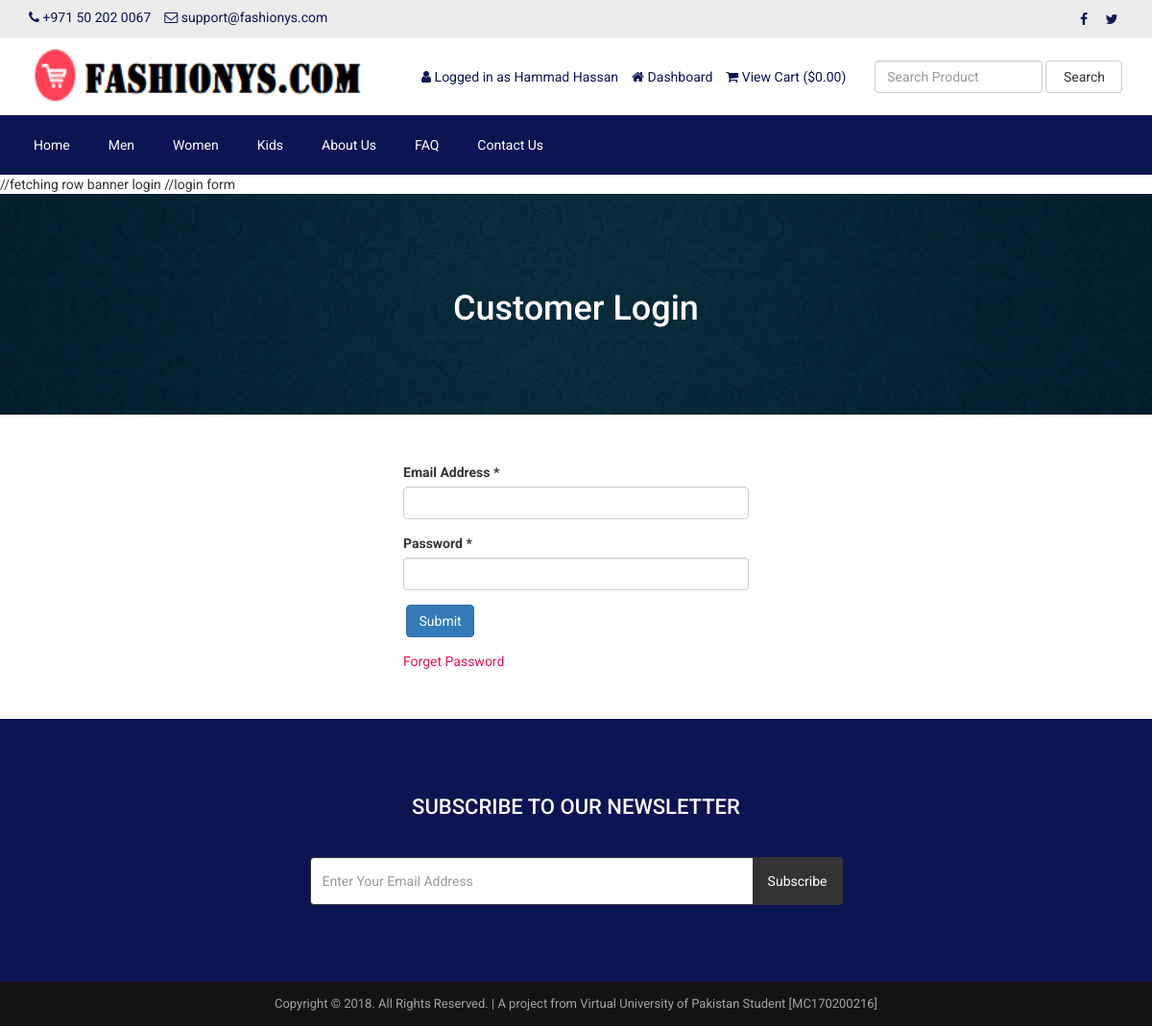
Page /login.php (signed in) on the committed database.
### tables this page shows
CREATE TABLE `tbl_settings` (  `id` int(11) NOT NULL,  `logo` varchar(100) NOT NULL,  `favicon` varchar(100) NOT NULL,  `footer_about` text NOT NULL,  `footer_copyright` text NOT NULL,  `contact_address` text NOT NULL,  `contact_email` varchar(100) NOT NULL,  `contact_phone` varchar(100) NOT NULL,  `contact_fax` varchar(100) NOT NULL,  `contact_map_iframe` text NOT NULL,  `receive_email` varchar(100) NOT NULL,  `receive_email_subject` varchar(100) NOT NULL,  `receive_email_thank_you_message` text NOT NULL,  `forget_password_message` text NOT NULL,  `total_recent_post_footer` int(10) NOT NULL,  `total_popular_post_footer` int(10) NOT NULL,  `total_recent_post_sidebar` int(11) NOT NULL,  `total_popular_post_sidebar` int(11) NOT NULL,  `total_featured_product_home` int(11) NOT NULL,  `total_latest_product_home` int(11) NOT NULL,  `total_popular_product_home` int(11) NOT NULL,  `meta_title_home` text NOT NULL,  `meta_keyword_home` text NOT NULL,  `meta_description_home` text NOT NULL,  `banner_login` varchar(100) NOT NULL,  `banner_registration` varchar(100) NOT NULL,  `banner_forget_password` varchar(100) NOT NULL,  `banner_reset_password` varchar(100) NOT NULL,  `banner_search` varchar(100) NOT NULL,  `banner_cart` varchar(100) NOT NULL,  `banner_checkout` varchar(100) NOT NULL,  `banner_product_category` varchar(100) NOT NULL,  `banner_blog` varchar(100) NOT NULL,  `cta_title` varchar(100) NOT NULL,  `cta_content` text NOT NULL,  `cta_read_more_text` varchar(100) NOT NULL,  `cta_read_more_url` varchar(100) NOT NULL,  `cta_photo` varchar(100) NOT NULL,  `featured_product_title` varchar(100) NOT NULL,  `featured_product_subtitle` varchar(100) NOT NULL,  `latest_product_title` varchar(100) NOT NULL,  `latest_product_subtitle` varchar(100) NOT NULL,  `popular_product_title` varchar(100) NOT NULL,  `popular_product_subtitle` varchar(100) NOT NULL,  `testimonial_title` varchar(100) NOT NULL,  `testimonial_subtitle` varchar(100) NOT NULL,  `testimonial_photo` varchar(100) NOT NULL,  `blog_title` varchar(100) NOT NULL,  `blog_subtitle` varchar(100) NOT NULL,  `newsletter_text` text NOT NULL,  `paypal_email` varchar(100) NOT NULL,  `stripe_public_key` varchar(100) NOT NULL,  `stripe_secret_key` varchar(100) NOT NULL,  `bank_detail` text NOT NULL,  `before_head` text NOT NULL,  `after_body` text NOT NULL,  `before_body` text NOT NULL,  `home_service_on_off` int(11) NOT NULL,  `home_welcome_on_off` int(11) NOT NULL,  `home_featured_product_on_off` int(11) NOT NULL,  `home_latest_product_on_off` int(11) NOT NULL,  `home_popular_product_on_off` int(11) NOT NULL,  `home_testimonial_on_off` int(11) NOT NULL,  `home_blog_on_off` int(11) NOT NULL,  `newsletter_on_off` int(11) NOT NULL,  `ads_above_welcome_on_off` int(1) NOT NULL,  `ads_above_featured_product_on_off` int(1) NOT NULL,  `ads_above_latest_product_on_off` int(1) NOT NULL,  `ads_above_popular_product_on_off` int(1) NOT NULL,  `ads_above_testimonial_on_off` int(1) NOT NULL,  `ads_category_sidebar_on_off` int(1) NOT NULL);

CREATE TABLE `tbl_social` (
  `social_id` int(11) NOT NULL,
  `social_name` varchar(30) NOT NULL,
  `social_url` varchar(255) NOT NULL,
  `social_icon` varchar(30) NOT NULL
);

CREATE TABLE `tbl_top_category` (
  `tcat_id` int(11) NOT NULL,
  `tcat_name` varchar(255) NOT NULL,
  `show_on_menu` int(1) NOT NULL
);

CREATE TABLE `tbl_page` (
  `id` int(11) NOT NULL,
  `about_title` varchar(255) NOT NULL,
  `about_content` text NOT NULL,
  `about_banner` varchar(255) NOT NULL,
  `about_meta_title` varchar(255) NOT NULL,
  `about_meta_keyword` text NOT NULL,
  `about_meta_description` text NOT NULL,
  `faq_title` varchar(255) NOT NULL,
  `faq_banner` varchar(255) NOT NULL,
  `faq_meta_title` varchar(255) NOT NULL,
  `faq_meta_keyword` text NOT NULL,
  `faq_meta_description` text NOT NULL,
  `blog_title` varchar(255) NOT NULL,
  `blog_banner` varchar(255) NOT NULL,
  `blog_meta_title` varchar(255) NOT NULL,
  `blog_meta_keyword` text NOT NULL,
  `blog_meta_description` text NOT NULL,
  `contact_title` varchar(255) NOT NULL,
  `contact_banner` varchar(255) NOT NULL,
  `contact_meta_title` varchar(255) NOT NULL,
  `contact_meta_keyword` text NOT NULL,
  `contact_meta_description` text NOT NULL,
  `pgallery_title` varchar(255) NOT NULL,
  `pgallery_banner` varchar(255) NOT NULL,
  `pgallery_meta_title` varchar(255) NOT NULL,
  `pgallery_meta_keyword` text NOT NULL,
  `pgallery_meta_description` text NOT NULL,
  `vgallery_title` varchar(255) NOT NULL,
  `vgallery_banner` varchar(255) NOT NULL,
  `vgallery_meta_title` varchar(255) NOT NULL,
  `vgallery_meta_keyword` text NOT NULL,
  `vgallery_meta_description` text NOT NULL
);

### login.php (the view, shortened to what this page needs)
<?php require_once('header.php'); ?>
//fetching row banner login
<?php
$statement = $pdo->prepare("SELECT * FROM tbl_settings WHERE id=1");
$statement->execute();
$result = $statement->fetchAll(PDO::FETCH_ASSOC);
foreach ($result as $row) {
    $banner_login = $row['banner_login'];
}
?>
//login form
<div class="page-banner" style="background-color:#444;background-image: url(assets/uploads/<?php echo $banner_login; ?>);">
    <div class="inner">
        <h1><?php echo LANG_VALUE_10; ?></h1>
    </div>
</div>
<div class="page">
    <div class="container">
        <div class="row">
            <div class="col-md-12">
                <div class="user-content">
                    <form action="" method="post">
                        <div class="row">
                            <div class="col-md-4"></div>
                            <div class="col-md-4">
                                <div class="form-group">
                                    <label for=""><?php echo LANG_VALUE_94; ?> *</label>
                                    <input type="email" class="form-control" name="cust_email">
                                </div>
                                <div class="form-group">
                                    <label for=""><?php echo LANG_VALUE_96; ?> *</label>
                                    <input type="password" class="form-control" name="cust_password">
                                </div>
                                <div class="form-group">
                                    <input type="submit" class="btn btn-primary" value="<?php echo LANG_VALUE_4; ?>" name="form1">
                                </div>
                                <a href="forget-password.php" style="color:#e4144d;"><?php echo LANG_VALUE_97; ?></a>
                            </div>
                        </div>
                    </form>
                </div>
            </div>
        </div>
    </div>
</div>
<?php require_once('footer.php'); ?>

### header.php (shortened to what this page needs)
<?php
include("admin/inc/config.php");
$statement = $pdo->prepare("SELECT * FROM tbl_settings WHERE id=1");
$statement->execute();
$result = $statement->fetchAll(PDO::FETCH_ASSOC);
foreach ($result as $row)
{
	$logo = $row['logo'];
	$contact_email = $row['contact_email'];
	$contact_phone = $row['contact_phone'];
}
?>
<!DOCTYPE html>
<html lang="en">
<head>
	<link rel="stylesheet" href="assets/css/bootstrap.min.css">
	<link rel="stylesheet" href="assets/css/font-awesome.min.css">
	<link rel="stylesheet" href="assets/css/owl.carousel.min.css">
	<link rel="stylesheet" href="assets/css/owl.theme.default.min.css">
	<link rel="stylesheet" href="assets/css/jquery.bxslider.min.css">
    <link rel="stylesheet" href="assets/css/magnific-popup.css">
    <link rel="stylesheet" href="assets/css/rating.css">
	<link rel="stylesheet" href="assets/css/spacing.css">
	<link rel="stylesheet" href="assets/css/bootstrap-touch-slider.css">
	<link rel="stylesheet" href="assets/css/animate.min.css">
	<link rel="stylesheet" href="assets/css/tree-menu.css">
	<link rel="stylesheet" href="assets/css/select2.min.css">
	<link rel="stylesheet" href="assets/css/main.css">
	<link rel="stylesheet" href="assets/css/responsive.css">
	<?php
	$statement = $pdo->prepare("SELECT * FROM tbl_page WHERE id=1");
	$statement->execute();
	$result = $statement->fetchAll(PDO::FETCH_ASSOC);
		?>
</head>
<body>
<div class="top">
	<div class="container">
		<div class="row">
			<div class="col-md-6 col-sm-6 col-xs-12">
				<div class="left">
					<ul>
						<li><i class="fa fa-phone"></i> <?php echo $contact_phone; ?></li>
						<li><i class="fa fa-envelope-o"></i> <?php echo $contact_email; ?></li>
					</ul>
				</div>
			</div>
			<div class="col-md-6 col-sm-6 col-xs-12">
				<div class="right">
					<ul>
						<?php
						$statement = $pdo->prepare("SELECT * FROM tbl_social");
						$statement->execute();
						$result = $statement->fetchAll(PDO::FETCH_ASSOC);
						foreach ($result as $row) {
							?>
							<?php if($row['social_url'] != ''): ?>
							<li><a href="<?php echo $row['social_url']; ?>"><i class="<?php echo $row['social_icon']; ?>"></i></a></li>
							<?php endif; ?>
							<?php
						}
						?>
					</ul>
				</div>
			</div>
		</div>
	</div>
</div>
<div class="header">
	<div class="container">
		<div class="row inner">
			<div class="col-md-4 logo">
				<a href="index.php"><img src="assets/uploads/<?php echo $logo; ?>" alt="logo image"></a>
			</div>
			<div class="col-md-5 right">
				<ul>
					<?php
					if(isset($_SESSION['customer'])) {
						?>
						<li><i class="fa fa-user"></i> <?php echo LANG_VALUE_13; ?> <?php echo $_SESSION['customer']['cust_name']; ?></li>
						<li><a href="dashboard.php"><i class="fa fa-home"></i> <?php echo LANG_VALUE_89; ?></a></li>
						<?php
					} else {
						?>
						<li><a href="login.php"><i class="fa fa-sign-in"></i> <?php echo LANG_VALUE_9; ?></a></li>
						<li><a href="registration.php"><i class="fa fa-user-plus"></i> <?php echo LANG_VALUE_15; ?></a></li>
						<?php
					}
					?>
					<li><a href="cart.php"><i class="fa fa-shopping-cart"></i> <?php echo LANG_VALUE_19; ?> (<?php echo LANG_VALUE_1; ?><?php
					if(isset($_SESSION['cart_p_id'])) {
						$table_total_price = 0;
						$i=0;
	                    foreach($_SESSION['cart_p_qty'] as $key => $value)
	                    {
	                        $i++;
	                        $arr_cart_p_qty[$i] = $value;
	                    }                    $i=0;
	                    foreach($_SESSION['cart_p_current_price'] as $key => $value)
	                    {
	                        $i++;
	                        $arr_cart_p_current_price[$i] = $value;
	                    }
	                    for($i=1;$i<=count($arr_cart_p_qty);$i++) {
	                    	$row_total_price = $arr_cart_p_current_price[$i]*$arr_cart_p_qty[$i];
	                        $table_total_price = $table_total_price + $row_total_price;
	                    }
						echo $table_total_price;
					} else {
						echo '0.00';
					}
					?>)</a></li>
				</ul>
			</div>
			<div class="col-md-3 search-area">
				<form class="navbar-form navbar-left" role="search" action="search-result.php" method="get">
					<div class="form-group">
						<input type="text" class="form-control search-top" placeholder="<?php echo LANG_VALUE_2; ?>" name="search_text">
					</div>
					<button type="submit" class="btn btn-default"><?php echo LANG_VALUE_3; ?></button>
				</form>
			</div>
		</div>
	</div>
</div>
<div class="nav">
	<div class="container">
		<div class="row">
			<div class="col-md-12 pl_0 pr_0">
				<div class="menu-container">
					<div class="menu">
						<ul>
							<li><a href="index.php">Home</a></li>
							<?php
							$statement = $pdo->prepare("SELECT * FROM tbl_top_category WHERE show_on_menu=1");
							$statement->execute();
							$result = $statement->fetchAll(PDO::FETCH_ASSOC);
							foreach ($result as $row) {
								?>
								<li><a href="product-category.php?id=<?php echo $row['tcat_id']; ?>&type=top-category"><?php echo $row['tcat_name']; ?></a>
								</li>
								<?php
							}
							?>
							<?php
							$statement = $pdo->prepare("SELECT * FROM tbl_page WHERE id=1");
							$statement->execute();
							$result = $statement->fetchAll(PDO::FETCH_ASSOC);
							foreach ($result as $row) {
								$about_title = $row['about_title'];
								$faq_title = $row['faq_title'];
								$contact_title = $row['contact_title'];
							}
							?>
							<li><a href="about.php"><?php echo $about_title; ?></a></li>
							<li><a href="faq.php"><?php echo $faq_title; ?></a></li>
							<li><a href="contact.php"><?php echo $contact_title; ?></a></li>
						</ul>
					</div>
				</div>
			</div>
		</div>
	</div>
</div>

### footer.php (shortened to what this page needs)
<?php
$statement = $pdo->prepare("SELECT * FROM tbl_settings WHERE id=1");
$statement->execute();
$result = $statement->fetchAll(PDO::FETCH_ASSOC);
foreach ($result as $row)
{
	$footer_copyright = $row['footer_copyright'];
    $newsletter_on_off = $row['newsletter_on_off'];
}
?>
<?php if($newsletter_on_off == 1): ?>
<section class="home-newsletter">
	<div class="container">
		<div class="row">
			<div class="col-md-6 col-md-offset-3">
				<div class="single">
				<form action="" method="post">
					<h2><?php echo LANG_VALUE_93; ?></h2>
					<div class="input-group">
			        	<input type="email" class="form-control" placeholder="<?php echo LANG_VALUE_95; ?>" name="email_subscribe">
			         	<span class="input-group-btn">
			         	<button class="btn btn-theme" type="submit" name="form_subscribe"><?php echo LANG_VALUE_92; ?></button>
			         	</span>
			        </div>
				</div>
			</div>
		</div>
	</div>
</section>
<?php endif; ?>
<div class="footer-bottom">
	<div class="container">
		<div class="row">
			<div class="col-md-12 copyright">
				<?php echo $footer_copyright; ?>
			</div>
		</div>
	</div>
</div>
</body>
</html>

### rows in the picture
tbl_settings: contact_phone "+971 50 202 0067", contact_email "support@fashionys.com", logo (picture), banner_login (picture), footer_copyright "Copyright © 2018. All Rights Reserved. | A project from Virtual University of Pakistan Student [MC170200216]"
tbl_top_category: tcat_name "Men"
tbl_top_category: tcat_name "Women"
tbl_top_category: tcat_name "Kids"
tbl_page: about_title "About Us", faq_title "FAQ", contact_title "Contact Us"

### other values in the picture
LANG_VALUE_13 "Logged in as"
$_SESSION['customer']['cust_name'] "Hammad Hassan"
LANG_VALUE_89 "Dashboard"
LANG_VALUE_19 "View Cart"
LANG_VALUE_1 "$"
LANG_VALUE_3 "Search"
LANG_VALUE_10 "Customer Login"
LANG_VALUE_94 "Email Address"
LANG_VALUE_96 "Password"
LANG_VALUE_97 "Forget Password"
LANG_VALUE_93 "SUBSCRIBE TO OUR NEWSLETTER"
LANG_VALUE_92 "Subscribe"
